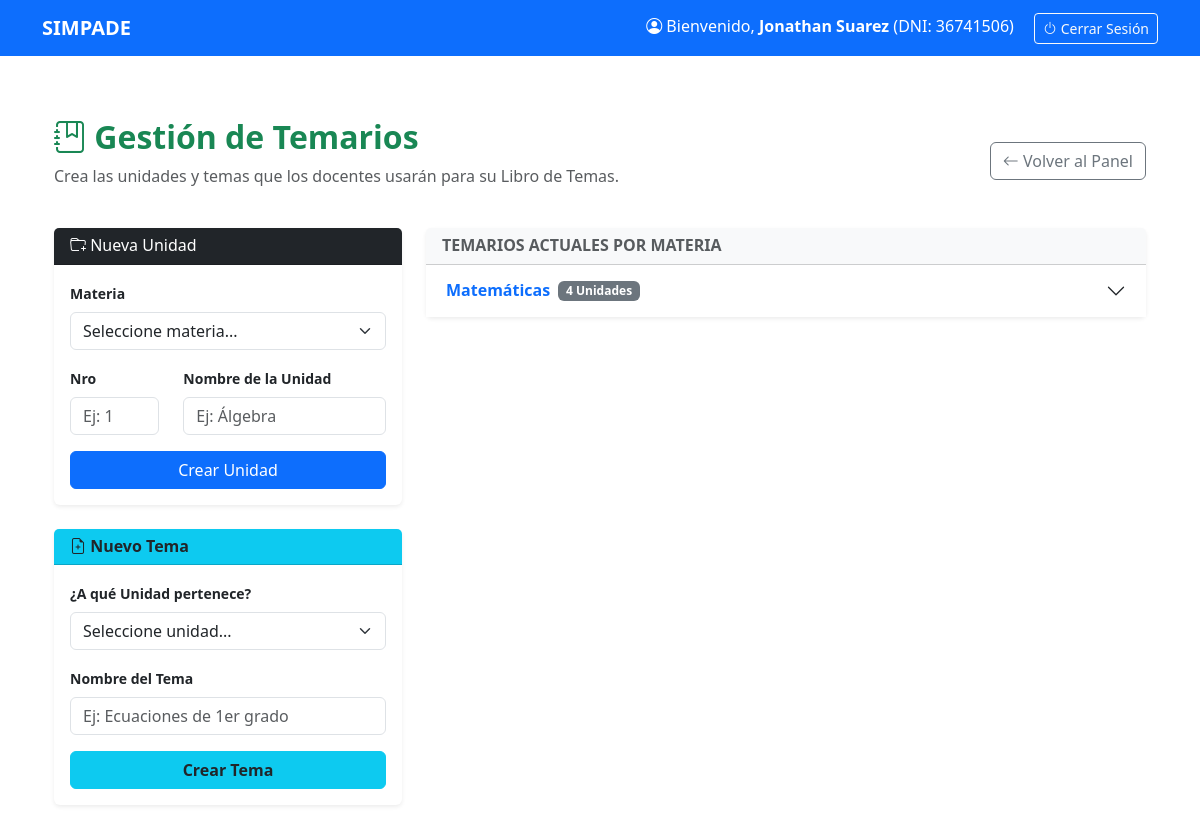
Page /adminboard/temarios/ (signed in) on the committed database.
### informes/models.py (models this page shows, shortened)
class Usuario(models.Model):
    dni = models.CharField(max_length=8, primary_key=True)
    nombre_completo = models.CharField(max_length=150)
    clave = models.CharField(max_length=128)
    email = models.EmailField(max_length=255, unique=True, null=True, blank=True)
    es_director = models.BooleanField(default=False)
    es_admin_sistema = models.BooleanField(default=False)
    es_profesor = models.BooleanField(default=False)
    es_preceptor = models.BooleanField(default=False)
    es_alumno = models.BooleanField(default=False)
    rol_primario = models.CharField(max_length=50)

class Materia(models.Model):
    ORIENTACIONES = [
        ('BASICO', 'Ciclo Básico'),
        ('ECONOMIA', 'Economía y Administración'),
        ('NATURALES', 'Ciencias Naturales'),
        ('SOCIALES', 'Ciencias Sociales'),
        ('INFORMATICA', 'Informática'),
        ('ARTE', 'Arte'),
    ]
    nombre = models.CharField(max_length=100)
    codigo = models.CharField(max_length=20, unique=True, editable=False)
    orientacion = models.CharField(max_length=50, choices=ORIENTACIONES, default='BASICO')

### informes/decorators.py (the view)
    def _wrapped_view(request, *args, **kwargs):
        dni = request.session.get('usuario_dni')
        if not dni:
            return redirect('index')
        from .models import Usuario
        usuario = Usuario.objects.get(dni=dni)
        if not usuario.es_admin_sistema:
            return redirect('index') # O a una página de "No tienes permiso"
        return view_func(request, *args, **kwargs)

### informes/context_processors.py (called while the page is built)
def usuario_actual(request):
    dni = request.session.get('usuario_dni')
    if dni:
        try:
            user = Usuario.objects.get(dni=dni)
            return {'user_login': user}
        except Usuario.DoesNotExist:
            return {'user_login': None}
    return {'user_login': None}

### informes/views/admin_views.py (called while the page is built, shortened)
@admin_required
def gestionar_temarios(request):
    materias_simples = Materia.objects.all()
    materias_con_temarios = Materia.objects.prefetch_related('unidad_set__temas_unidad').distinct()
    contexto = {'materias_simples': materias_simples,'materias_con_temarios': materias_con_temarios}
    return render(request, 'adminboard/gestionar_temarios.html', contexto)

### informes/templates/adminboard/gestionar_temarios.html (shortened to what this page needs)
{% extends 'head.html' %}
{% block content %}
<div class="container mt-5">
    <div class="row mb-4 align-items-center">
        <div class="col-md-8">
            <h2 class="fw-bold text-success"><i class="bi bi-journal-bookmark"></i> Gestión de Temarios</h2>
            <p class="text-muted">Crea las unidades y temas que los docentes usarán para su Libro de Temas.</p>
        </div>
        <div class="col-md-4 text-md-end">
            <a href="{% url 'cp_admin' %}" class="btn btn-outline-secondary"><i class="bi bi-arrow-left"></i> Volver al
                Panel</a>
        </div>
    </div>
    <div class="row">
        <div class="col-md-4 mb-4">
            <div class="card shadow-sm border-0 mb-4">
                <div class="card-header bg-dark text-white">
                    <h6 class="mb-0"><i class="bi bi-folder-plus"></i> Nueva Unidad</h6>
                </div>
                <div class="card-body">
                    <form method="POST">
                        <div class="mb-3">
                            <label class="form-label small fw-bold">Materia</label>
                            <select name="materia_id" class="form-select" required>
                                <option value="">Seleccione materia...</option>
                            </select>
                        </div>
                        <div class="row mb-3">
                            <div class="col-4">
                                <label class="form-label small fw-bold">Nro</label>
                                <input type="number" name="nro_unidad" class="form-control" placeholder="Ej: 1" required
                                    min="1">
                            </div>
                            <div class="col-8">
                                <label class="form-label small fw-bold">Nombre de la Unidad</label>
                                <input type="text" name="nombre_unidad" class="form-control" placeholder="Ej: Álgebra"
                                    required>
                            </div>
                        </div>
                        <button type="submit" class="btn btn-primary w-100">Crear Unidad</button>
                    </form>
                </div>
            </div>
            <div class="card shadow-sm border-0">
                <div class="card-header bg-info text-dark">
                    <h6 class="mb-0 fw-bold"><i class="bi bi-file-earmark-plus"></i> Nuevo Tema</h6>
                </div>
                <div class="card-body">
                    <form method="POST">
                        <div class="mb-3">
                            <label class="form-label small fw-bold">¿A qué Unidad pertenece?</label>
                            <select name="unidad_id" class="form-select" required>
                                <option value="">Seleccione unidad...</option>
                            </select>
                        </div>
                        <div class="mb-3">
                            <label class="form-label small fw-bold">Nombre del Tema</label>
                            <input type="text" name="nombre_tema" class="form-control"
                                placeholder="Ej: Ecuaciones de 1er grado" required>
                        </div>
                        <button type="submit" class="btn btn-info w-100 fw-bold text-dark">Crear Tema</button>
                    </form>
                </div>
            </div>
        </div>
        <div class="col-md-8">
            <div class="card shadow-sm border-0">
                <div class="card-header bg-light">
                    <h6 class="mb-0 fw-bold text-muted text-uppercase">Temarios Actuales por Materia</h6>
                </div>
                <div class="card-body p-0">
                    <div class="accordion accordion-flush" id="accordionMaterias">
                        {% for mat in materias_con_temarios %}
                        <div class="accordion-item">
                            <h2 class="accordion-header" id="heading-{{ mat.id }}">
                                <button class="accordion-button collapsed fw-bold text-primary" type="button"
                                    data-bs-toggle="collapse" data-bs-target="#collapse-{{ mat.id }}">
                                    {{ mat.nombre }}
                                    <span class="badge bg-secondary ms-2">{{ mat.unidad_set.count }} Unidades</span>
                                </button>
                            </h2>
                        </div>
                        {% endfor %}
                    </div>
                </div>
            </div>
        </div>
    </div>
</div>
{% endblock %}

### informes/templates/nav.html
{% if not ocultar_nav %}
<nav class="navbar navbar-expand-lg navbar-dark bg-primary fixed-top">
    <div class="container">
        <a class="navbar-brand fw-bold" href="{%url 'index'%}">SIMPADE</a>
        <div class="ms-auto">
            {% if user_login %}
                <span class="navbar-text text-white me-3">
                    <i class="bi bi-person-circle"></i>
                    Bienvenido, <strong>{{ user_login.nombre_completo }}</strong> (DNI: {{ user_login.dni }})
                </span>
                <a href="{% url 'logout' %}" class="btn btn-sm btn-outline-light"><i class="bi bi-power"></i> Cerrar Sesión</a>
            {% endif %}
        </div>
    </div>
</nav>
{% endif %}

### informes/templates/head.html (style rules this page uses)
body { padding-top: 70px; }

### rows in the picture
Usuario: nombre_completo "Jonathan Suarez", dni "36741506"
Materia: nombre "Matemáticas", unidad_set.count "4"
